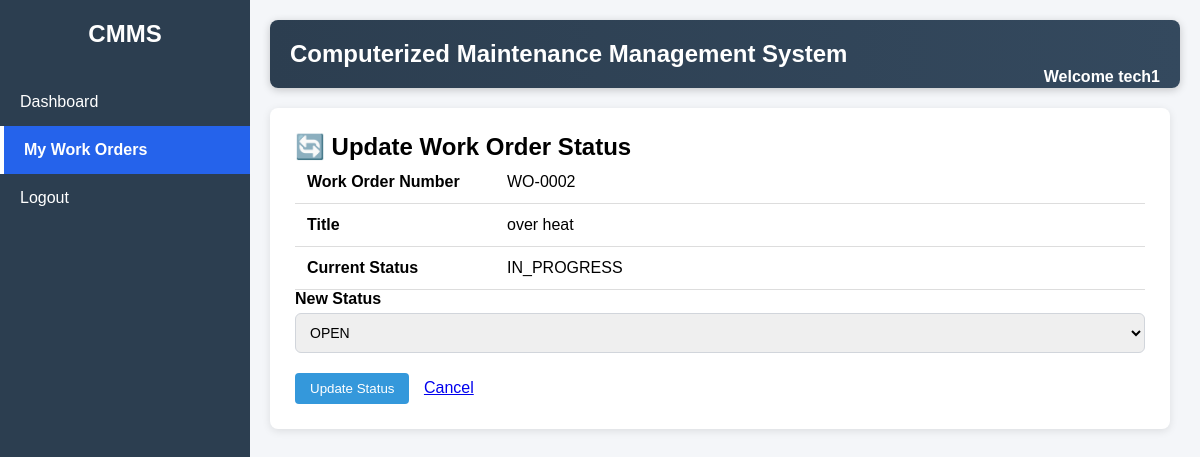
/workorders/2/update-status/ (signed in), run on the app's committed database.
### workorders/models.py (models this page shows, shortened)
class WorkOrder(models.Model):
    STATUS_CHOICES = [
        ('OPEN', 'Open'),
        ('IN_PROGRESS', 'In Progress'),
        ('COMPLETED', 'Completed'),
    ]
    work_order_number = models.CharField(
        max_length=20,
        unique=True,
        blank=True
    )
    title = models.CharField(
        max_length=200
    )
    description = models.TextField()
    asset = models.ForeignKey(
        Asset,
        on_delete=models.CASCADE
    )
    status = models.CharField(
        max_length=20,
        choices=STATUS_CHOICES,
        default='OPEN'
    )
    created_date = models.DateField(
        auto_now_add=True
    )
    updated_date = models.DateTimeField(
        auto_now=True
    )
    assigned_to = models.ForeignKey(
        User,
        on_delete=models.SET_NULL,
        null=True,
        blank=True,
        related_name='assigned_work_orders'
    )
    due_date = models.DateField(
        null=True,
        blank=True
    )

### workorders/views.py (the view)
# urls.py: path('<int:id>/update-status/',update_work_order_status,name='update_work_order_status'),
@login_required
@user_passes_test(is_technician)
def update_work_order_status(request, id):
    work_order = get_work_order_by_id(id)
    if work_order.assigned_to != request.user:
        return redirect('/dashboard/')
    if request.method == 'POST':
        update_status(
            id=id,
            status=request.POST['status']
        )
        return redirect('/workorders/my-work-orders/')
    return render(
        request,
        'workorders/update_work_order_status.html',
        {
            'work_order': work_order,
            'current_page': 'myworkorders',
        }
    )

### accounts/context_processors.py (called while the page is built)
def user_roles(request):
    if not request.user.is_authenticated:
        return {}
    return {
        'is_admin': is_admin(request.user),
        'is_manager': is_manager(request.user),
        'is_technician': is_technician(request.user),
        'is_admin_or_manager': is_admin_or_manager(request.user),
    }

### accounts/permissions.py (called while the page is built)
def is_admin(user):
    return user.groups.filter(name='Admin').exists()

def is_manager(user):
    return user.groups.filter(name='Manager').exists()

def is_technician(user):
    return user.groups.filter(name='Technician').exists()

def is_admin_or_manager(user):
    return (
        is_admin(user)
        or
        is_manager(user)
    )

### workorders/services.py (called while the page is built)
def get_work_order_by_id(id):
    return WorkOrder.objects.get(id=id)

### templates/workorders/update_work_order_status.html (shortened to what this page needs)
{% extends 'base.html' %}
{% block content %}
<div class="page-card">
    <h2>🔄 Update Work Order Status</h2>
    <table class="detail-table">
        <tr>
            <td class="detail-label">Work Order Number</td>
            <td>{{ work_order.work_order_number }}</td>
        </tr>
        <tr>
            <td class="detail-label">Title</td>
            <td>{{ work_order.title }}</td>
        </tr>
        <tr>
            <td class="detail-label">Current Status</td>
            <td>{{ work_order.status }}</td>
        </tr>
    </table>
    <form method="post">
        <div class="form-group">
            <label>New Status</label>
            <select name="status">
                <option value="OPEN">OPEN</option>
            </select>
        </div>
        <button type="submit" class="btn">
            Update Status
        </button>
        <a href="{% url 'my_work_orders' %}"
           class="btn"
           style="margin-left:10px;">
            Cancel
        </a>
    </form>
</div>
{% endblock %}

### templates/base.html (shortened to what this page needs)
{% load static %}
<!DOCTYPE html>
<html>
<head>
        <link rel="stylesheet"
          href="{% static 'css/style.css' %}">
</head>
<body>
<div class="layout">
    <div class="sidebar">
        <h2>CMMS</h2>
        <a href="{% url 'dashboard' %}"
        class="{% if current_page == 'dashboard' %}active-link{% endif %}">
            Dashboard
        </a>
        {% if is_technician %}
        <a href="{% url 'my_work_orders' %}"
        class="{% if current_page == 'myworkorders' %}active-link{% endif %}">
            My Work Orders
        </a>
        {% endif %}
        <a href="/logout/">
            Logout
        </a>
    </div>
    <div class="content">
        <div class="topbar">
            <h2>
                Computerized Maintenance Management System
            </h2>
            <span class="welcome">
                Welcome
                {{ request.user.username }}
            </span>
        </div>
        {% block content %}
        {% endblock %}
    </div>
</div>
</body>
</html>

### static/css/style.css (style rules this page uses)
* { margin: 0; padding: 0; box-sizing: border-box; }
body { font-family: Arial, sans-serif; background-color: #f4f6f9; }
.layout { display: flex; min-height: 100vh; }
.sidebar { width: 250px; background-color: #2c3e50; color: white; padding-top: 20px; }
.sidebar h2 { text-align: center; margin-bottom: 30px; }
.sidebar a { display: block; color: white; text-decoration: none; padding: 15px 20px; }
.content { flex: 1; padding: 20px; }
.topbar { background: linear-gradient( 90deg, #2c3e50, #34495e ); color: white; padding: 20px; margin-bottom: 20px; border-radius: 8px; box-shadow: 0 2px 8px rgba(0,0,0,0.2); }
.topbar h2 { margin: 0; }
.welcome { float: right; font-weight: bold; }
table { width: 100%; border-collapse: collapse; background-color: white; }
td { padding: 10px; border-bottom: 1px solid #ddd; }
button { background-color: #3498db; color: white; border: none; padding: 8px 15px; cursor: pointer; border-radius: 4px; }
.page-card { background-color: white; padding: 25px; border-radius: 8px; box-shadow: 0 2px 8px rgba(0,0,0,0.1); max-width: 900px; }
.form-group { margin-bottom: 20px; }
.form-group label { display: block; margin-bottom: 5px; font-weight: bold; }
input[type=text], textarea, select { width: 100%; padding: 10px; border: 1px solid #ddd; border-radius: 4px; }
.form-group input, .form-group textarea, .form-group select { width: 100%; padding: 10px; border: 1px solid #d1d5db; border-radius: 6px; font-size: 14px; box-sizing: border-box; }
.detail-table { width: 100%; border-collapse: collapse; }
.detail-table td { padding: 12px; }
.detail-label { font-weight: bold; width: 200px; }
.active-link { background: #2563eb; border-left: 4px solid white; font-weight: bold; }
.sidebar a.active-link { background: #2563eb; border-left: 4px solid white; font-weight: bold; }

### data on the page
WorkOrder: work_order_number "WO-0002", title "over heat", status "IN_PROGRESS"

### other printed values
{{ request.user.username }} "tech1"
